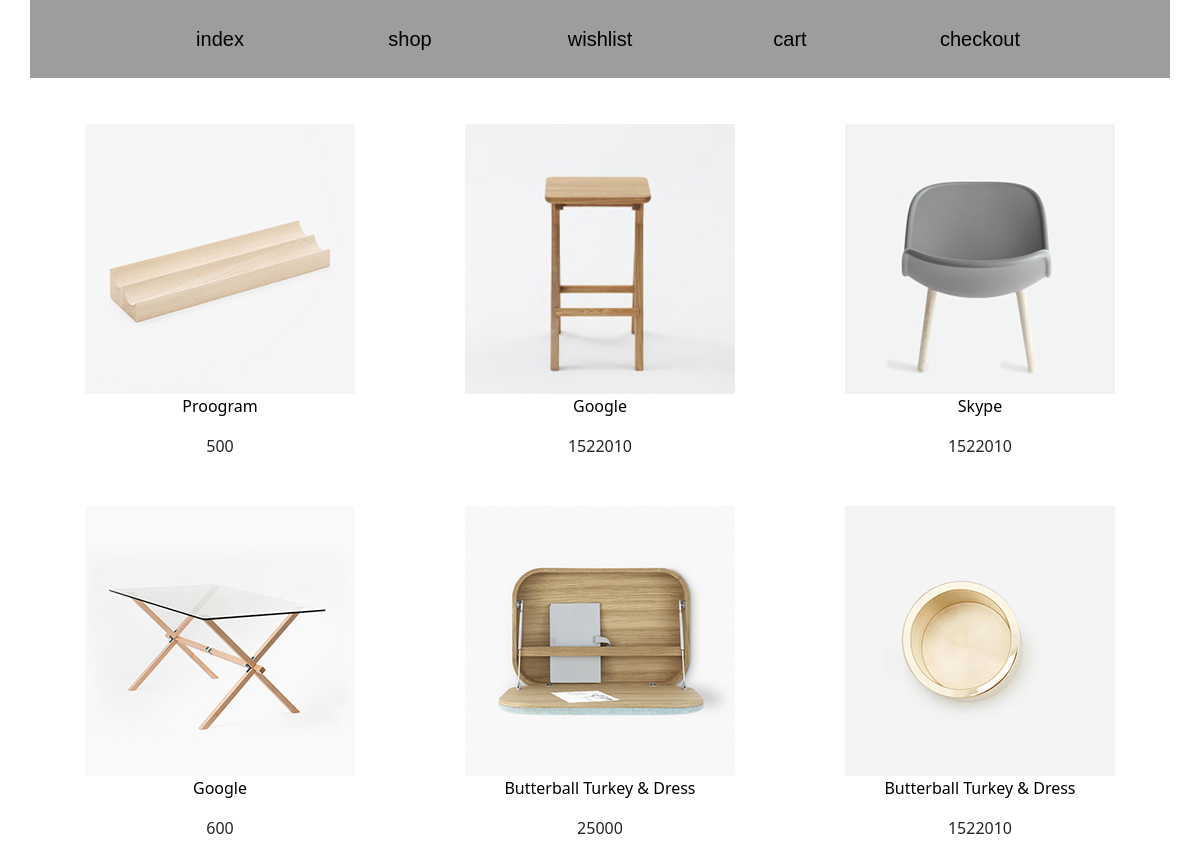
The page / on the database its author committed.
### main/models.py (models this page shows, shortened)
class Product(models.Model):
    cat = models.ForeignKey(Category, on_delete=models.CASCADE, null=True, blank=True)
    rasm = models.ImageField(upload_to='Maxsulot/')
    nomi = models.CharField(max_length=25)
    narxi = models.IntegerField()

### main/views.py (the view)
# urls.py: path('', index, name='index'),
def index(request):
    product = Product.objects.all().order_by('-id')[0:6]
    context = {
        'product':product,
    }
    return render(request, 'index.html', context)

### templates/index.html (shortened to what this page needs)
{% load static %}
<!DOCTYPE html>
<html lang="en">
<head>
    <link rel="stylesheet" href="{% static 'css/bootstrap.css'%}">
    <link rel="stylesheet" href="{% static 'css/bootstrap.min.css'%}">
    <link rel="stylesheet" href="{% static 'css/style.css'%}">
</head>
<body>
    <header>
        <div class="container">
            <div class="row nav text-center">
                <div class="col-2 offset-1 py-4"><a href="{% url 'index' %}">index</a></div>
                <div class="col-2 py-4"><a href="{% url 'shop' %}">shop</a></div>
                <div class="col-2 py-4"><a href="{% url 'wishlist' %}">wishlist</a></div>
                <div class="col-2 py-4"><a href="{% url 'cart' %}">cart</a></div>
                <div class="col-2 py-4"><a href="{% url 'checkout' %}">checkout</a></div>
            </div>
        </div>
    </header>
    <section>
        <div class="container">
            <div class="row">
                {% for i in product %}
                <div class="col-4 text-center prd py-3">
                    <a href="{% url 'productdetail' i.pk %}">
                        <img style="width: 270px; height: 270px;" src="{{ i.rasm.url }}" alt="product">
                        <p>{{i.nomi}}</p>
                    </a>
                    <p>{{ i.narxi }}</p>
                </div>
                {% endfor %}
            </div>
        </div>
    </section>
</body>
</html>

### static/css/style.css (style rules this page uses)
.nav { background-color: rgb(158, 156, 156); }
.nav a { text-decoration: none; font-size: 20px; font-family: Verdana, Geneva, Tahoma, sans-serif; color: black; }
section { padding-top: 30px; padding-bottom: 30px; }
.prd a { text-decoration: none; color: black; }

### rows shown on the page
Product: rasm (picture), nomi "Proogram", narxi "500"
Product: rasm (picture), nomi "Google", narxi "1522010"
Product: rasm (picture), nomi "Skype", narxi "1522010"
Product: rasm (picture), nomi "Google", narxi "600"
Product: rasm (picture), nomi "Butterball Turkey & Dress", narxi "25000"
Product: rasm (picture), nomi "Butterball Turkey & Dress", narxi "1522010"
